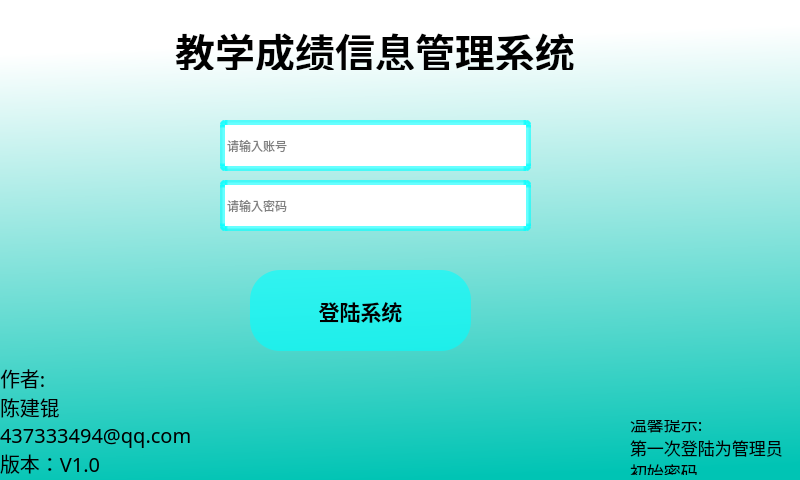
<?xml version="1.0" encoding="UTF-8"?>
<ui version="4.0">
 <class>MainWindow</class>
 <widget class="QMainWindow" name="MainWindow">
  <property name="geometry">
   <rect>
    <x>0</x>
    <y>0</y>
    <width>800</width>
    <height>480</height>
   </rect>
  </property>
  <property name="font">
   <font>
    <family>楷体</family>
    <pointsize>17</pointsize>
   </font>
  </property>
  <property name="windowTitle">
   <string>MainWindow</string>
  </property>
  <property name="styleSheet">
   <string notr="true">QMainWindow{background-color: qlineargradient(spread:pad, x1:0.489, y1:1, x2:0.432, y2:0.0851364, stop:0 rgba(0, 196, 180, 255), stop:1 rgba(255, 255, 255, 255));}


QPushButton {
	
	background-color: rgba(0, 255, 255, 60%); 
    border-style: solid;
    border-color: red;
    border-radius: 30px;
;}

QLineEdit{
    border-width: 5px;
    border-style: solid;
    border-color: rgba(0, 255, 255, 60%);
    border-radius: 5px;

}

</string>
  </property>
  <widget class="QWidget" name="centralwidget">
   <widget class="QPushButton" name="pushButton">
    <property name="geometry">
     <rect>
      <x>250</x>
      <y>270</y>
      <width>221</width>
      <height>81</height>
     </rect>
    </property>
    <property name="font">
     <font>
      <family>SimSun</family>
      <pointsize>16</pointsize>
      <weight>75</weight>
      <bold>true</bold>
     </font>
    </property>
    <property name="text">
     <string>登陆系统</string>
    </property>
   </widget>
   <widget class="QLineEdit" name="lineEdit">
    <property name="geometry">
     <rect>
      <x>220</x>
      <y>120</y>
      <width>311</width>
      <height>51</height>
     </rect>
    </property>
    <property name="maximumSize">
     <size>
      <width>400</width>
      <height>16777215</height>
     </size>
    </property>
    <property name="placeholderText">
     <string>请输入账号</string>
    </property>
   </widget>
   <widget class="QLineEdit" name="lineEdit_2">
    <property name="geometry">
     <rect>
      <x>220</x>
      <y>180</y>
      <width>311</width>
      <height>51</height>
     </rect>
    </property>
    <property name="echoMode">
     <enum>QLineEdit::Password</enum>
    </property>
    <property name="placeholderText">
     <string>请输入密码</string>
    </property>
   </widget>
   <widget class="QLabel" name="label">
    <property name="geometry">
     <rect>
      <x>630</x>
      <y>420</y>
      <width>162</width>
      <height>55</height>
     </rect>
    </property>
    <property name="font">
     <font>
      <family>楷体</family>
      <pointsize>13</pointsize>
      <weight>50</weight>
      <bold>false</bold>
     </font>
    </property>
    <property name="text">
     <string>温馨提示:
第一次登陆为管理员
初始密码</string>
    </property>
   </widget>
   <widget class="QLabel" name="label_2">
    <property name="geometry">
     <rect>
      <x>170</x>
      <y>30</y>
      <width>410</width>
      <height>40</height>
     </rect>
    </property>
    <property name="font">
     <font>
      <family>楷体</family>
      <pointsize>30</pointsize>
      <weight>75</weight>
      <bold>true</bold>
     </font>
    </property>
    <property name="text">
     <string>教学成绩信息管理系统</string>
    </property>
    <property name="alignment">
     <set>Qt::AlignCenter</set>
    </property>
   </widget>
   <widget class="QLabel" name="label_3">
    <property name="geometry">
     <rect>
      <x>0</x>
      <y>360</y>
      <width>301</width>
      <height>121</height>
     </rect>
    </property>
    <property name="font">
     <font>
      <family>楷体</family>
      <pointsize>15</pointsize>
     </font>
    </property>
    <property name="text">
     <string>作者:
陈建锟
437333494@qq.com
版本：V1.0</string>
    </property>
   </widget>
  </widget>
 </widget>
 <resources/>
 <connections/>
</ui>
